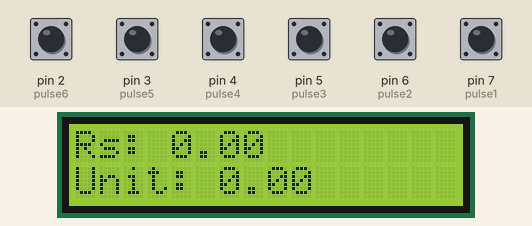
The sketch below on a simulated Arduino Nano, built with avr-gcc and run on an emulated ATmega328P. On the bench: 16×2 character LCD. The inputs (shaded band) are chosen by the test bench; at power-on: pin 2 (pulse6), pin 3 (pulse5), pin 4 (pulse4), pin 5 (pulse3), pin 6 (pulse2), pin 7 (pulse1) LOW. What the sketch prints to the serial monitor is not drawn.

Above: at 3.3 s.
3.4 s: pin 2 (pulse6) pulled HIGH for 1.25 s
At 4.1 s:
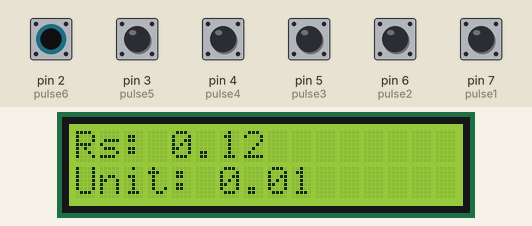
6.1 s: pin 3 (pulse5) pulled HIGH for 1.25 s
At 7.6 s:
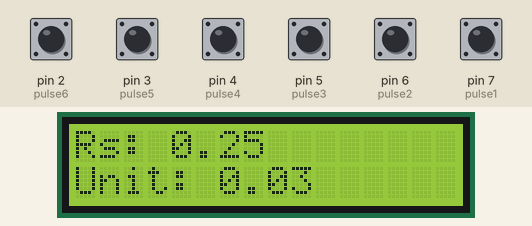
8.8 s: pin 4 (pulse4) pulled HIGH for 1.25 s
At 11.1 s:
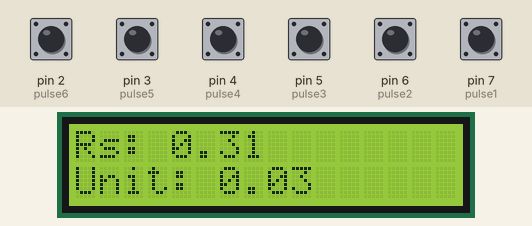
11.5 s: pin 5 (pulse3) pulled HIGH for 1.25 s
At 13.2 s:
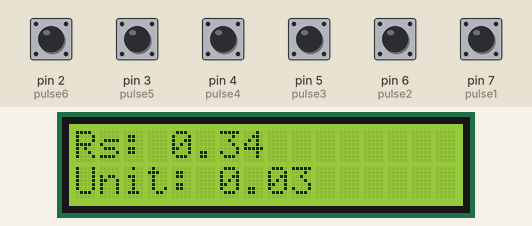
14.2 s: pin 6 (pulse2) pulled HIGH for 1.25 s
At 15.6 s:
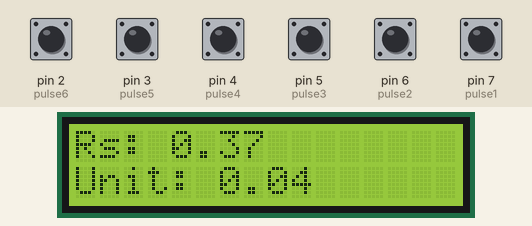
16.9 s: pin 7 (pulse1) pulled HIGH for 1.25 s
At 19.1 s:
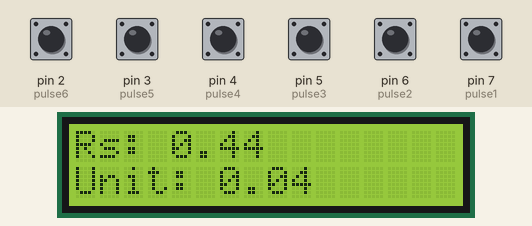
Timing chart, 0 to 20.6 s (numbered marks = the images above; inputs shaded):
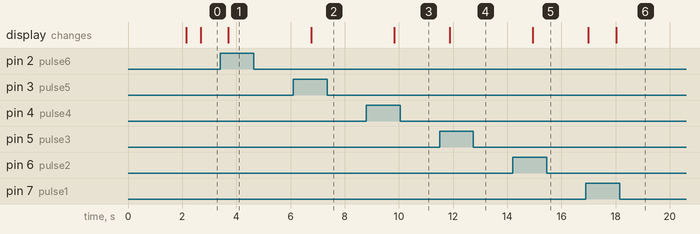

Measured:
- after the input at 3.4 s, the display: changes after 0.30 s (image 1)
- after the input at 6.1 s, the display: changes after 0.67 s (image 2)
- after the input at 8.8 s, the display: changes after 1.0 s (image 3)
- after the input at 11.5 s, the display: changes after 0.38 s (image 4)
- after the input at 14.2 s, the display: changes after 0.75 s (image 5)
- after the input at 16.9 s, the display: first changes after 0.10 s (image 6 shows a later state)

The sketch:

sketch_sep01d.ino
```cpp
#include <Wire.h>
#include <LiquidCrystal_I2C.h>

LiquidCrystal_I2C lcd(0x3F,16,2);
#define pulse1 7
#define pulse2 6
#define pulse3 5
#define pulse4 4
#define pulse5 3
#define pulse6 2
int i = 0;
float Rupee=0,Unit=0;
float one_pulse=0.03125;

float f;
void setup()
{
 lcd.init();
 lcd.init();
  Serial.begin(9600);
 pinMode(A7,OUTPUT);
pinMode(pulse1, INPUT);
pinMode(pulse2, INPUT);
pinMode(pulse3, INPUT);
pinMode(pulse4, INPUT);
pinMode(pulse5, INPUT);
pinMode(pulse6, INPUT);
lcd.backlight();
lcd.setCursor(0,0);
lcd.print("SmartElectricity");
lcd.setCursor(0,1);
lcd.print("     Meter");
delay(2000);
lcd.clear();

}

void loop()
{

  delay(500);
  lcd.clear();
   analogWrite(A7,255);

  if(digitalRead(pulse1))
  { //Serial.println("a");
   //i++;
   Unit+=one_pulse/10;
   Rupee=Unit*10;
  }
  else
  {

  }
  if(digitalRead(pulse2))
  {
    //Serial.println("b");
   //i++;
   Unit+=one_pulse/10;
   Rupee=Unit*10;

  }
  else
  {
  }
  if(digitalRead(pulse3))
  {//Serial.println("c");
   //i++;
   Unit+=one_pulse/10;
   Rupee=Unit*10;

  }
  else{}
  if(digitalRead(pulse4))
  {//Serial.println("d");
   //i++;
   Unit+=one_pulse*2/10;
   Rupee=Unit*10;
   }
   else{}
    if(digitalRead(pulse5))
  {//Serial.println("e");
   //i++;
   Unit+=one_pulse*4/10;
   Rupee=Unit*10;
   }
   else{}
    if(digitalRead(pulse6))
  {//Serial.println("f");
   //i++;
   Unit+=one_pulse*4/10;
   Rupee=Unit*10;
   }
   else{}
  lcd.setCursor(0,0);
  lcd.print("Rs: ");
  lcd.print(Rupee);
  lcd.setCursor(0,1);
  lcd.print("Unit: ");
  lcd.print(Unit);
  Serial.println(Unit);

  Serial.println(Rupee);
  delay(500);
  analogWrite(A7,0);
}
```
